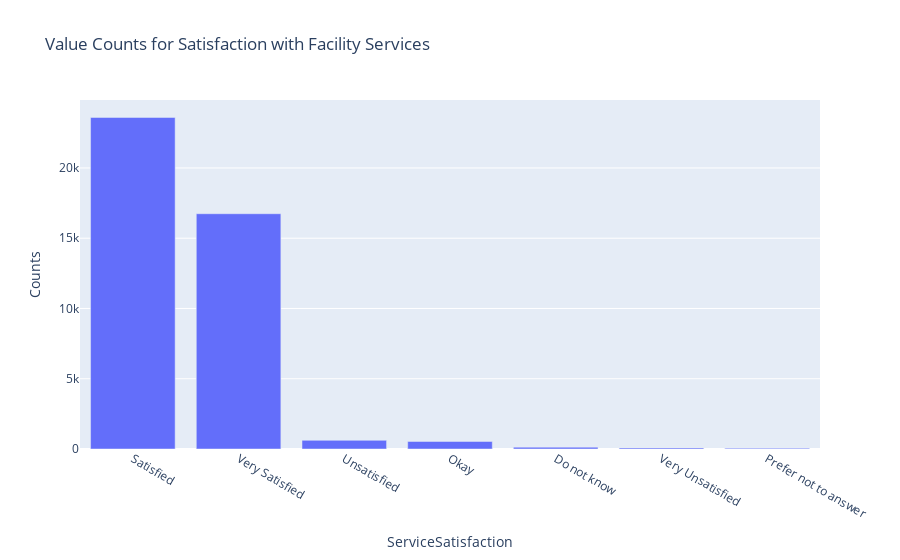

Notebook code cell kept with this figure:
### Code cell
value_counts = df['ServiceSatisfaction'].value_counts()

# Create a bar chart directly using the value counts Series
fig = px.bar(value_counts, x=value_counts.index, y=value_counts.values, labels={'x': 'Satisfaction Levels', 'y': 'Counts'}, title='Value Counts for Satisfaction with Facility Services')

# Show the figure
fig.show()

### Figure 1 — Plotly figure (JSON) as saved in the notebook; plotly's stock layout.template omitted (floating-point values rounded to 4 significant figures)
{"data": [{"alignmentgroup": "True", "hovertemplate": "ServiceSatisfaction=%{x}<br>Counts=%{y}<extra></extra>", "legendgroup": "", "marker": {"color": "#636efa", "pattern": {"shape": ""}}, "name": "", "offsetgroup": "", "orientation": "v", "showlegend": false, "textposition": "auto", "type": "bar", "x": ["Satisfied", "Very Satisfied", "Unsatisfied", "Okay", "Do not know", "Very Unsatisfied", "Prefer not to answer "], "xaxis": "x", "y": [23594, 16743, 618, 535, 131, 80, 60], "yaxis": "y"}], "layout": {"barmode": "relative", "legend": {"tracegroupgap": 0}, "title": {"text": "Value Counts for Satisfaction with Facility Services"}, "xaxis": {"anchor": "y", "domain": [0, 1], "title": {"text": "ServiceSatisfaction"}}, "yaxis": {"anchor": "x", "domain": [0, 1], "title": {"text": "Counts"}}}}
